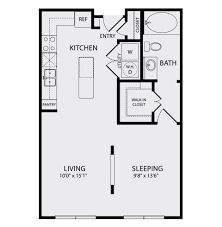
#> input picture Client/data/floorplans/placeholder5.png, 222 x 227 px
$ python sobel.py   (older library calls are emulated)
#> lines starting #> are read from the running program, lines starting #| are printed output that depends on the picture; after the words box and inside, x2 and y2 are one past the last pixel; in counts of white or black regions, pixels touching at a corner belong together
import cv2
import numpy as np
import easygui

filename = easygui.fileopenbox()
#> the answer given: ../Client/data/floorplans/placeholder5.png
imgX = cv2.imread(filename)
#> imgX is the input picture: shape (227, 222, 3); mean B, G, R 228.8, 227.7, 227.7
imgY = imgX.copy()
shape = np.shape(imgX)
#> shape = (227, 222, 3)
imgX = cv2.resize(imgX, (shape[1] * 2, shape[0] * 2))
#> imgX: shape (454, 444, 3)
imgGray = cv2.cvtColor(imgX, cv2.COLOR_BGR2GRAY)
imgY = imgX.copy()
imgTot = imgX.copy()
sobelX = cv2.Sobel(imgGray, cv2.CV_64F, 1, 0, 3)
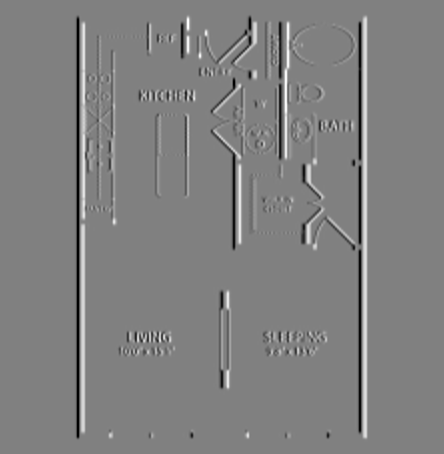
#> sobelX: shape (454, 444) float64; min -732, max 715, mean 0; drawn with min black and max white
sobelY = cv2.Sobel(imgGray, cv2.CV_64F, 0, 1, 3)
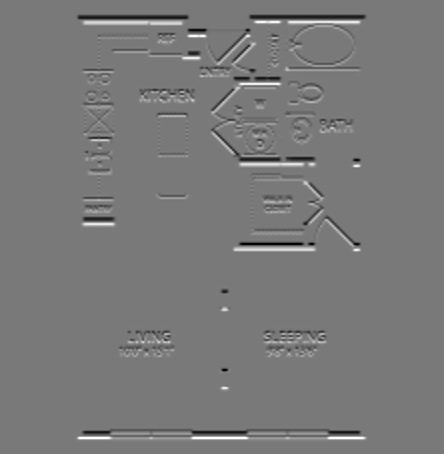
#> sobelY: shape (454, 444) float64; min -678, max 740, mean 0; drawn with min black and max white


imgX[sobelX > 0.1 * sobelX.max()] = [0, 0, 255]
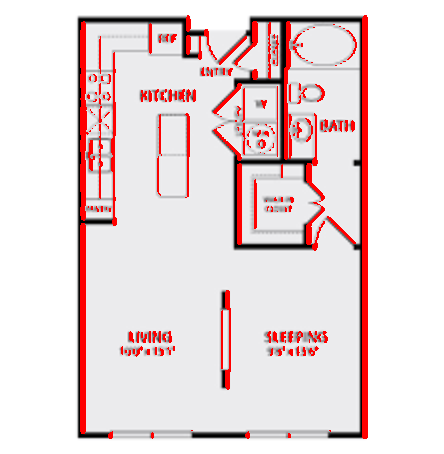
#> imgX: shape (454, 444, 3); mean B, G, R 219.4, 218.4, 234.1
imgY[sobelY > 0.1 * sobelY.max()] = [0, 0, 255]
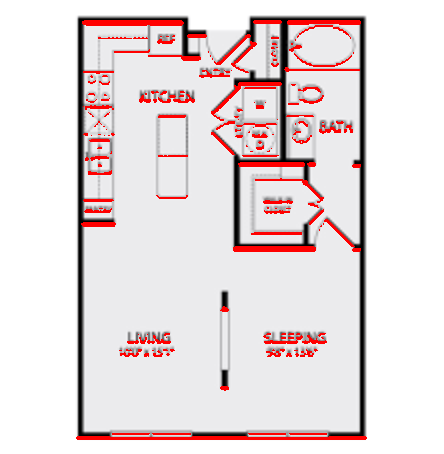
#> imgY: shape (454, 444, 3); mean B, G, R 221.2, 220.2, 231.5

imgTot[sobelX > 0.1 * sobelX.max()] = [0, 0, 255]
imgTot[sobelY > 0.1 * sobelY.max()] = [0, 0, 255]
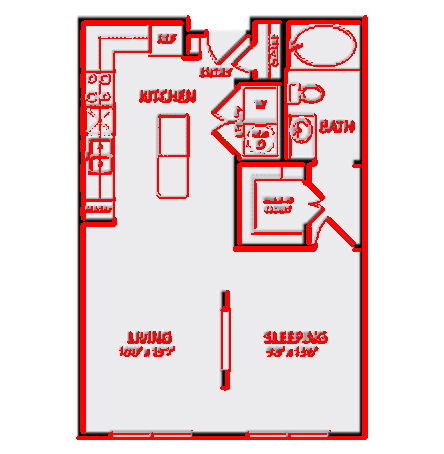
#> imgTot: shape (454, 444, 3); 3.7% of pixels changed, all inside (x1, y1, x2, y2) = (76, 20, 366, 440)

cv2.imshow("sobX", sobelX.astype(np.uint8))
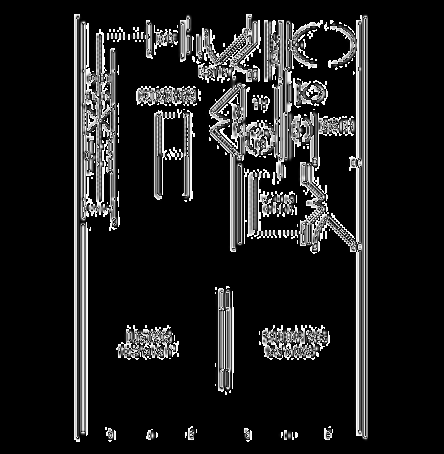
#> window 'sobX': shape (454, 444); min 0, max 255, mean 30.4
cv2.imshow("sobY", sobelY.astype(np.uint8))
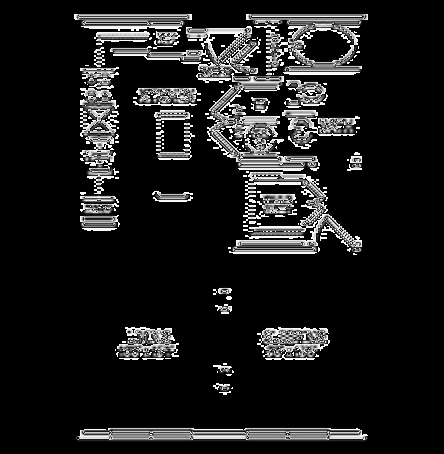
#> window 'sobY': shape (454, 444); min 0, max 255, mean 27.6
cv2.imshow('finalX', imgX)
cv2.imshow('finalY', imgY)
cv2.imshow("finalTot", imgTot)


cv2.waitKey(0)
